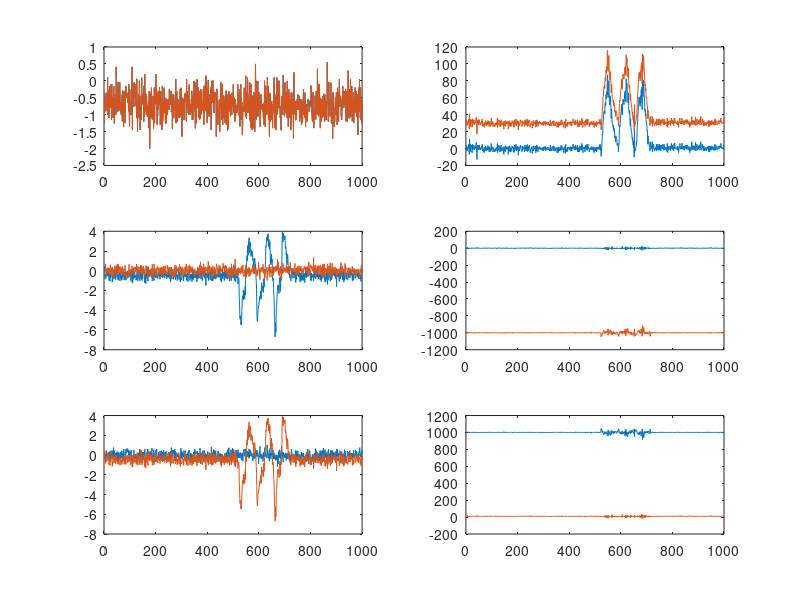
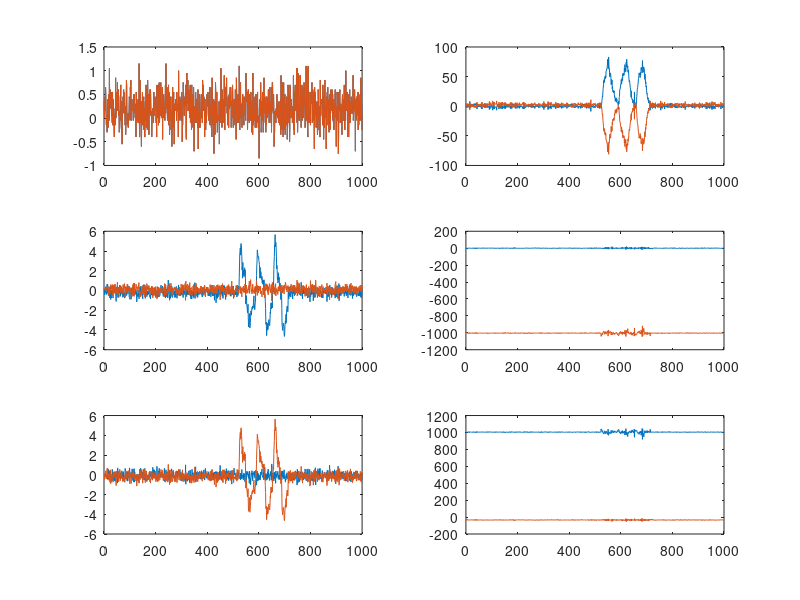
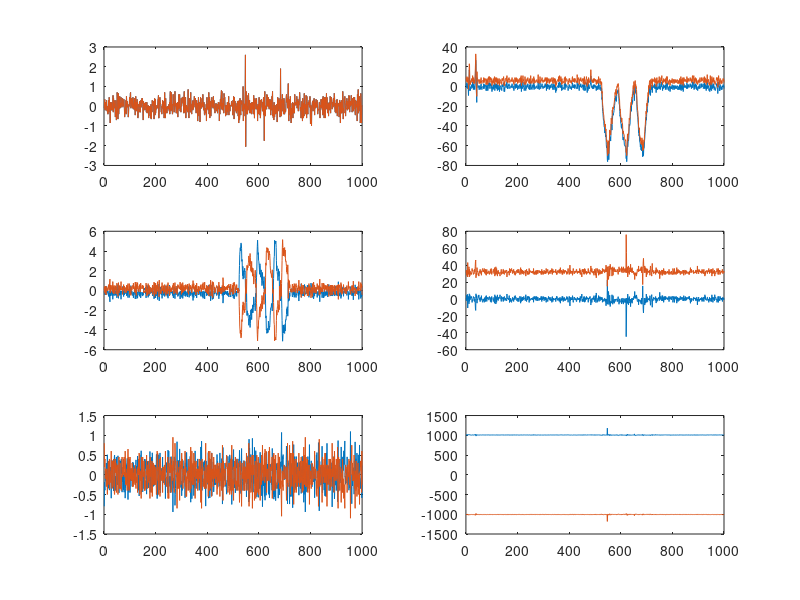
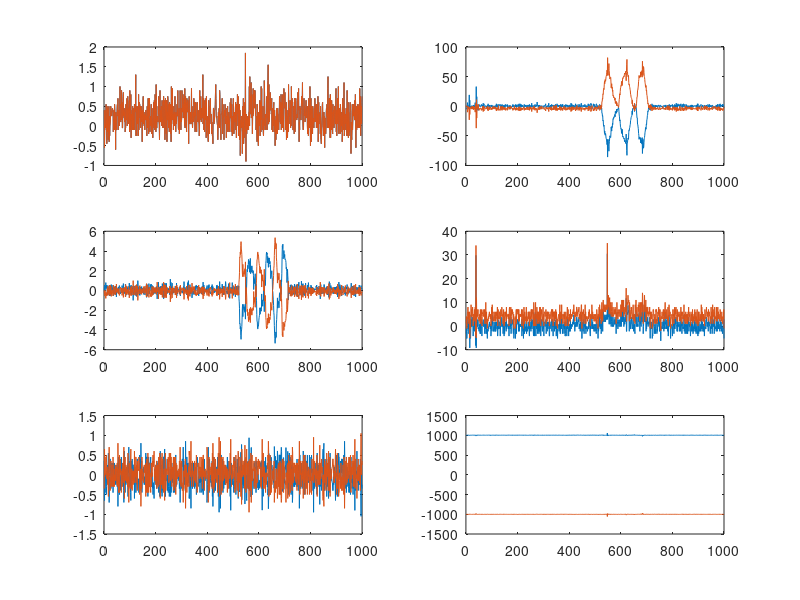

Here is the MATLAB script that generated these plots, in order:
%Calculates the orientation of each sensor
temp = load('IMU1_raw.mat');
imu1_raw = temp.ans;
temp = load('IMU2_raw.mat');
imu2_raw = temp.ans;
temp = load('IMU3_raw.mat');
imu3_raw = temp.ans;
temp = load('IMU4_raw.mat');
imu4_raw = temp.ans;

%Orientation vector, roll in 1st row, pitch in 2nd row, yaw in 3rd row
orientation = [];

%Roll angle based on average measurements without movement
avg_imu = [mean(imu1_raw(5,1:495)), mean(imu2_raw(5,1:495)), mean(imu3_raw(5,1:495)), mean(imu4_raw(5,1:495)); ...
    mean(imu1_raw(6,1:495)), mean(imu2_raw(6,1:495)), mean(imu3_raw(6,1:495)), mean(imu4_raw(6,1:495)); ...
    mean(imu1_raw(7,1:495)), mean(imu2_raw(7,1:495)), mean(imu3_raw(7,1:495)), mean(imu4_raw(7,1:495))];
orientation(1,:) = [atan2(avg_imu(2,1),avg_imu(3,1)), atan2(avg_imu(2,2),avg_imu(3,2)), ...
    atan2(avg_imu(2,3),avg_imu(3,3)), atan2(avg_imu(2,4),avg_imu(3,4))];
orientation(2,:) = [asin(-avg_imu(1,1)/(avg_imu(:,1)'*avg_imu(:,1))^(1/2)), asin(-avg_imu(1,2)/(avg_imu(:,2)'*avg_imu(:,2))^(1/2)), ...
    asin(-avg_imu(1,3)/(avg_imu(:,3)'*avg_imu(:,3))^(1/2)), asin(-avg_imu(1,4)/(avg_imu(:,4)'*avg_imu(:,4))^(1/2))];
orientation(3,:) = [0, pi(), 0, pi()];

%Assuming yaw angle is close to 0 or 180 degrees offset from ship yaw, the
%rotation matrix is set to
R1 = zeros(3,3);
R2 = zeros(3,3);
R3 = zeros(3,3);
R4 = zeros(3,3);
J1 = zeros(3,3);
J2 = J1;
J3 = J2;
J4 = J3;


for i = 1:4
    eval(sprintf('R%i = [cos(orientation(3,i))*cos(orientation(2,i)), -sin(orientation(3,i))*cos(orientation(2,i))+cos(orientation(3,i))*sin(orientation(2,i))*sin(orientation(1,i)), sin(orientation(3,i))*sin(orientation(1,i))+cos(orientation(3,i))*cos(orientation(1,i))*sin(orientation(2,i)); sin(orientation(3,i))*cos(orientation(2,i)), cos(orientation(3,i))*cos(orientation(1,i))+sin(orientation(3,i))*sin(orientation(2,i))*sin(orientation(1,i)), -cos(orientation(3,i))*sin(orientation(1,i))+sin(orientation(2,i))*sin(orientation(3,i))*cos(orientation(1,i));-sin(orientation(2,i)), cos(orientation(2,i))*sin(orientation(1,i)), cos(orientation(1,i))*cos(orientation(2,i))];',i));
    eval(sprintf('J%i = [1, sin(orientation(1,i))*tan(orientation(2,i)), cos(orientation(1,i))*tan(orientation(2,i)); 0, cos(orientation(1,i)), -sin(orientation(1,i)); 0, sin(orientation(1,i))/cos(orientation(2,i)), cos(orientation(1,i))/cos(orientation(2,i))];',i));
end

Rot1 = blkdiag(J1, R1);
Rot2 = blkdiag(J2, R2);
Rot3 = blkdiag(J3, R3);
Rot4 = blkdiag(J4, R4);

Rot = struct('imu1', Rot1, 'imu2', Rot2, 'imu3', Rot3, 'imu4', Rot4);

for i = 1:4
    eval(sprintf('r = J%i*imu%i_raw(2:4,1:1000);',i,i));
    eval(sprintf('a = R%i*imu%i_raw(5:7,1:1000);',i,i));
    figure(i)
    eval(sprintf('subplot(3,2,1); plot(r(1,:)); hold on; plot(imu%i_raw(2,1:1000));',i))
    eval(sprintf('subplot(3,2,3); plot(r(2,:)); hold on; plot(imu%i_raw(3,1:1000));',i))
    eval(sprintf('subplot(3,2,5); plot(r(3,:)); hold on; plot(imu%i_raw(4,1:1000));',i))
    eval(sprintf('subplot(3,2,2); plot(a(1,:)); hold on; plot(imu%i_raw(5,1:1000));',i))
    eval(sprintf('subplot(3,2,4); plot(a(2,:)); hold on; plot(imu%i_raw(6,1:1000));',i))
    eval(sprintf('subplot(3,2,6); plot(a(3,:)); hold on; plot(imu%i_raw(7,1:1000));',i))
end

